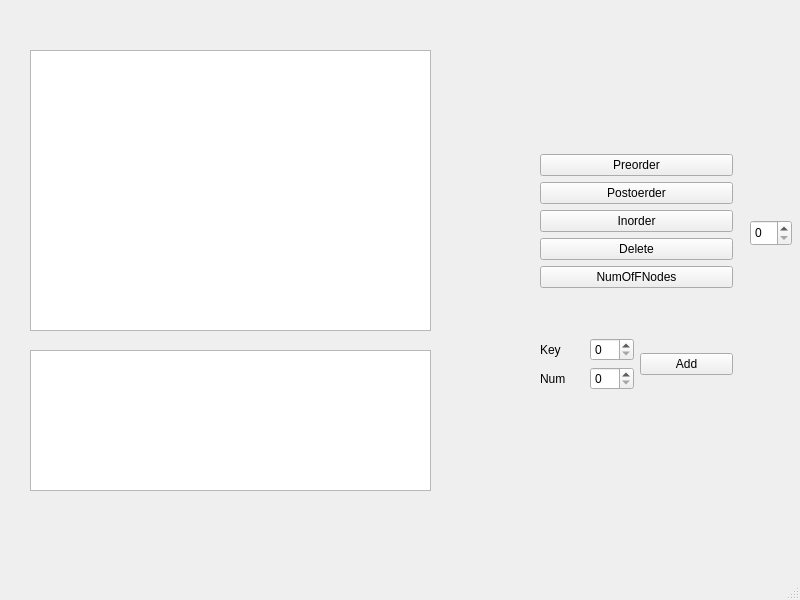
<?xml version="1.0" encoding="UTF-8"?>
<ui version="4.0">
 <class>MainWindow</class>
 <widget class="QMainWindow" name="MainWindow">
  <property name="geometry">
   <rect>
    <x>0</x>
    <y>0</y>
    <width>800</width>
    <height>600</height>
   </rect>
  </property>
  <property name="windowTitle">
   <string>MainWindow</string>
  </property>
  <widget class="QWidget" name="centralwidget">
   <widget class="QTableView" name="tableView">
    <property name="geometry">
     <rect>
      <x>30</x>
      <y>50</y>
      <width>401</width>
      <height>281</height>
     </rect>
    </property>
   </widget>
   <widget class="QTextEdit" name="textEdit">
    <property name="geometry">
     <rect>
      <x>30</x>
      <y>350</y>
      <width>401</width>
      <height>141</height>
     </rect>
    </property>
   </widget>
   <widget class="QSpinBox" name="spinBox_3">
    <property name="geometry">
     <rect>
      <x>750</x>
      <y>220</y>
      <width>42</width>
      <height>26</height>
     </rect>
    </property>
   </widget>
   <widget class="QWidget" name="layoutWidget">
    <property name="geometry">
     <rect>
      <x>540</x>
      <y>110</y>
      <width>193</width>
      <height>325</height>
     </rect>
    </property>
    <layout class="QVBoxLayout" name="verticalLayout_5">
     <item>
      <layout class="QVBoxLayout" name="verticalLayout">
       <item>
        <widget class="QPushButton" name="pushButton">
         <property name="text">
          <string>Preorder</string>
         </property>
        </widget>
       </item>
       <item>
        <widget class="QPushButton" name="pushButton_2">
         <property name="text">
          <string>Postoerder</string>
         </property>
        </widget>
       </item>
       <item>
        <widget class="QPushButton" name="pushButton_3">
         <property name="text">
          <string>Inorder</string>
         </property>
        </widget>
       </item>
       <item>
        <widget class="QPushButton" name="pushButton_5">
         <property name="text">
          <string>Delete</string>
         </property>
        </widget>
       </item>
       <item>
        <widget class="QPushButton" name="pushButton_7">
         <property name="text">
          <string>NumOfFNodes</string>
         </property>
        </widget>
       </item>
      </layout>
     </item>
     <item>
      <layout class="QHBoxLayout" name="horizontalLayout_2">
       <item>
        <layout class="QHBoxLayout" name="horizontalLayout">
         <item>
          <layout class="QVBoxLayout" name="verticalLayout_2">
           <item>
            <widget class="QLabel" name="label">
             <property name="text">
              <string>Key</string>
             </property>
            </widget>
           </item>
           <item>
            <widget class="QLabel" name="label_2">
             <property name="text">
              <string>Num</string>
             </property>
            </widget>
           </item>
          </layout>
         </item>
         <item>
          <layout class="QVBoxLayout" name="verticalLayout_3">
           <item>
            <widget class="QSpinBox" name="spinBox"/>
           </item>
           <item>
            <widget class="QSpinBox" name="spinBox_2"/>
           </item>
          </layout>
         </item>
        </layout>
       </item>
       <item>
        <layout class="QVBoxLayout" name="verticalLayout_4">
         <item>
          <widget class="QPushButton" name="pushButton_8">
           <property name="text">
            <string>Add</string>
           </property>
          </widget>
         </item>
        </layout>
       </item>
      </layout>
     </item>
    </layout>
   </widget>
  </widget>
  <widget class="QMenuBar" name="menubar">
   <property name="geometry">
    <rect>
     <x>0</x>
     <y>0</y>
     <width>800</width>
     <height>26</height>
    </rect>
   </property>
  </widget>
  <widget class="QStatusBar" name="statusbar"/>
 </widget>
 <resources/>
 <connections/>
</ui>
